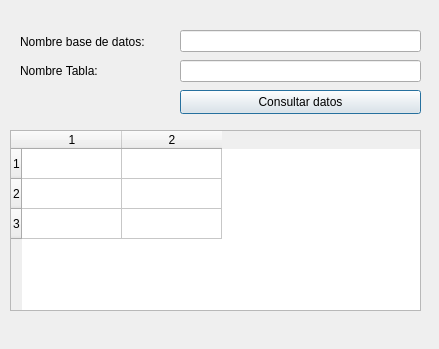
<?xml version="1.0" encoding="UTF-8"?>
<ui version="4.0">
 <class>ConsultaBaseDatosDialog</class>
 <widget class="QDialog" name="ConsultaBaseDatosDialog">
  <property name="geometry">
   <rect>
    <x>0</x>
    <y>0</y>
    <width>439</width>
    <height>349</height>
   </rect>
  </property>
  <property name="windowTitle">
   <string>SQLite: Consulta de Datos</string>
  </property>
  <widget class="QLabel" name="lbl_nombre_base_datos">
   <property name="geometry">
    <rect>
     <x>20</x>
     <y>34</y>
     <width>131</width>
     <height>16</height>
    </rect>
   </property>
   <property name="text">
    <string>Nombre base de datos:</string>
   </property>
  </widget>
  <widget class="QLineEdit" name="txt_nombre_base_datos">
   <property name="geometry">
    <rect>
     <x>180</x>
     <y>30</y>
     <width>241</width>
     <height>22</height>
    </rect>
   </property>
  </widget>
  <widget class="QLabel" name="lbl_nombre_tabla">
   <property name="geometry">
    <rect>
     <x>20</x>
     <y>63</y>
     <width>91</width>
     <height>16</height>
    </rect>
   </property>
   <property name="text">
    <string>Nombre Tabla:</string>
   </property>
  </widget>
  <widget class="QLineEdit" name="txt_nombre_tabla">
   <property name="geometry">
    <rect>
     <x>180</x>
     <y>60</y>
     <width>241</width>
     <height>22</height>
    </rect>
   </property>
  </widget>
  <widget class="QPushButton" name="btn_concultar_datos">
   <property name="geometry">
    <rect>
     <x>180</x>
     <y>90</y>
     <width>241</width>
     <height>24</height>
    </rect>
   </property>
   <property name="text">
    <string>Consultar datos</string>
   </property>
  </widget>
  <widget class="QTableWidget" name="tbl_datos">
   <property name="geometry">
    <rect>
     <x>10</x>
     <y>130</y>
     <width>411</width>
     <height>181</height>
    </rect>
   </property>
   <property name="rowCount">
    <number>3</number>
   </property>
   <property name="columnCount">
    <number>2</number>
   </property>
   <row/>
   <row/>
   <row/>
   <column/>
   <column/>
  </widget>
 </widget>
 <resources/>
 <connections/>
</ui>
